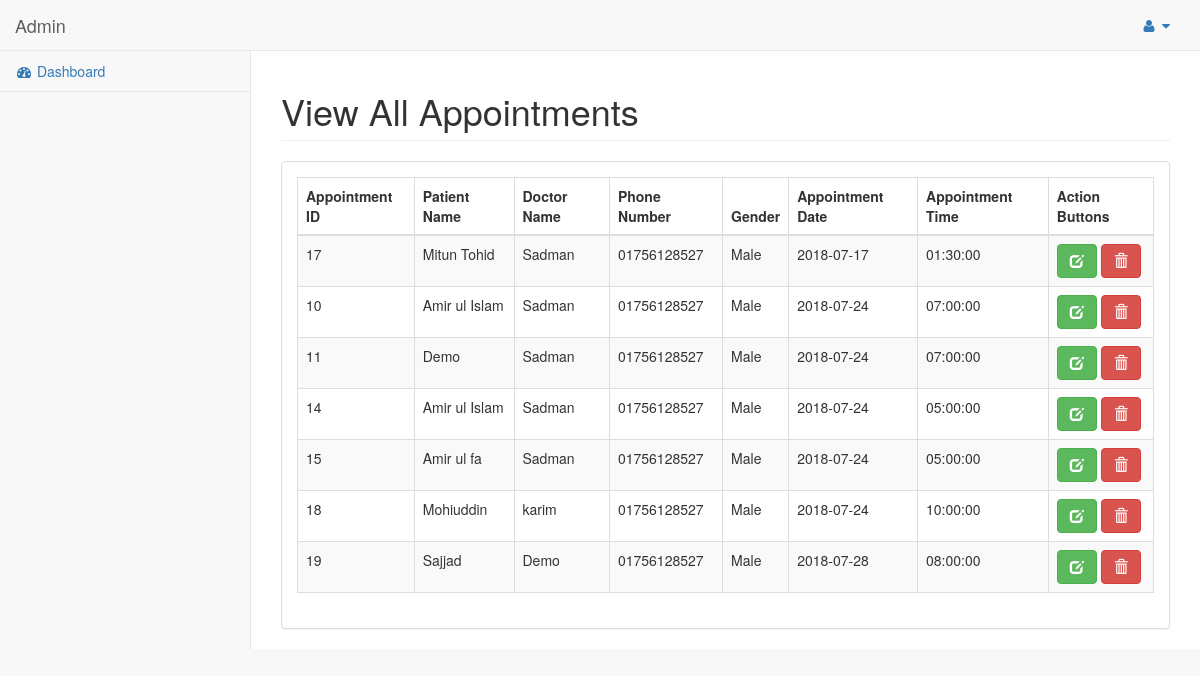
Before: /index.php/appointment/manage_appointment with the older database file.
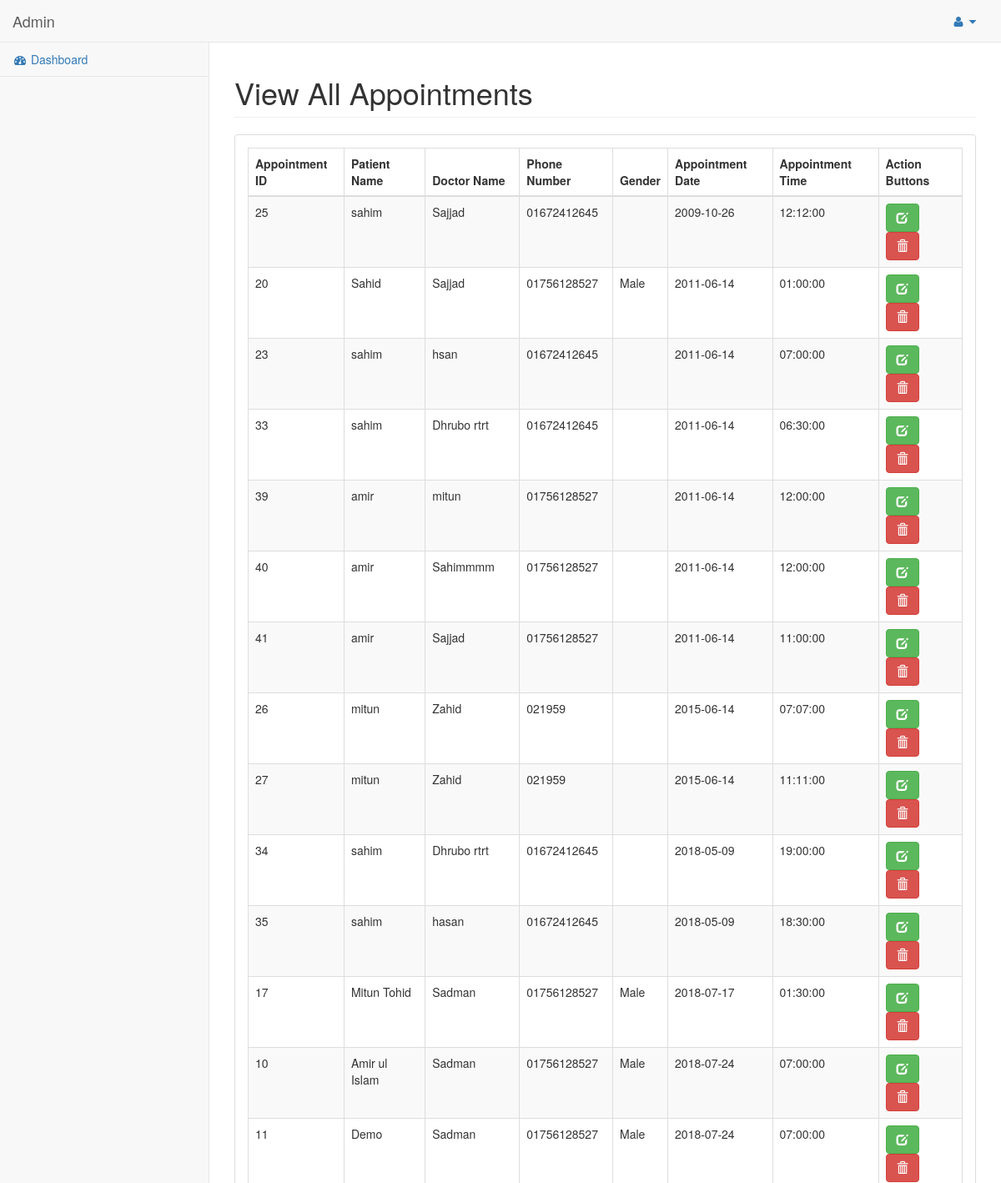
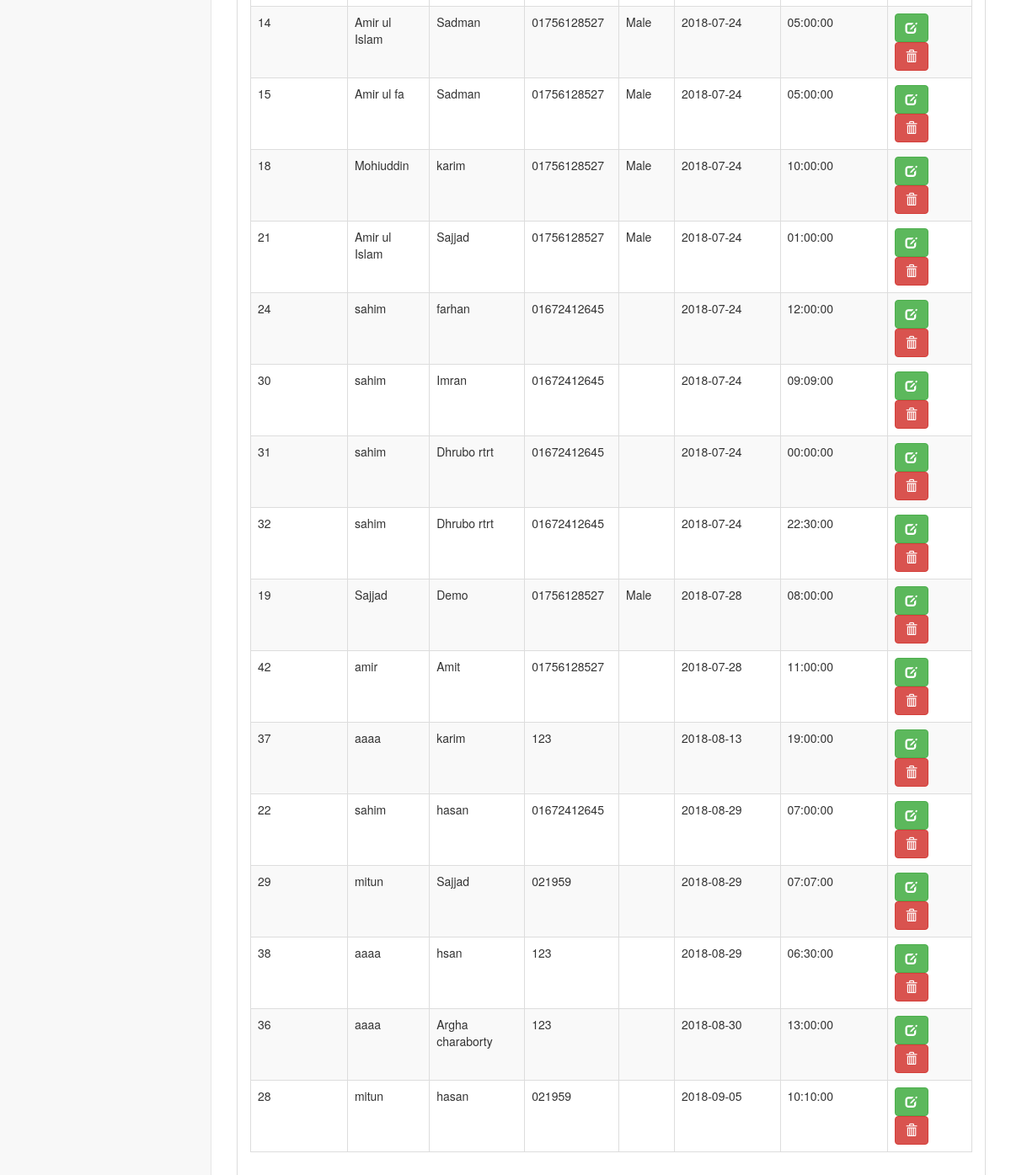
After: the same page with the newer database file (2 pictures, top to bottom).
### tables this page shows
CREATE TABLE `tbl_appointment` (
  `appointment_id` int(11) NOT NULL,
  `doc_id` int(11) NOT NULL,
  `patient_id` int(11) NOT NULL,
  `patient_name` varchar(255) NOT NULL,
  `phone_number` varchar(100) NOT NULL,
  `gender` varchar(50) NOT NULL,
  `appointment_date` date NOT NULL,
  `appointment_time` time NOT NULL
);

CREATE TABLE `tbl_doctor` (
  `doc_id` int(11) NOT NULL,
  `hospital_id` int(11) NOT NULL,
  `doc_name` varchar(255) NOT NULL,
  `doc_image` text NOT NULL,
  `doc_email` varchar(255) NOT NULL,
  `doc_password` varchar(255) NOT NULL,
  `doc_mobile_no` varchar(16) NOT NULL,
  `doc_qualification` varchar(255) NOT NULL,
  `doc_designation` varchar(255) NOT NULL,
  `doc_category` varchar(255) NOT NULL,
  `doc_birth_date` date NOT NULL,
  `doc_join_date` date NOT NULL,
  `doc_chamber` varchar(255) NOT NULL,
  `doc_fee` int(100) NOT NULL,
  `doc_status` tinyint(3) NOT NULL
);

### application/controllers/Appointment.php (called while the page is built, shortened)
<?php
class Appointment extends CI_Controller
{
    public function __construct()
    {
        $this->load->model('appointment_model');
    }
    public function manage_appointment()
    {
        $data = array();
        $data['app_data'] = $this->appointment_model->select_all_appointments();
        $data['dashboard'] = $this->load->view('admin/admin_pages/manage_appointment_form', $data, true);
        $this->load->view('admin/admin_master', $data);
    }
}

### index.php (called while the page is built, shortened)
<?php
require_once BASEPATH.'core/CodeIgniter.php';

### application/models/Appointment_model.php (called while the page is built, shortened)
<?php
class Appointment_model extends CI_Model
{
    public function select_all_appointments()
    {
        $result = $this->db->select('*')
            ->from('tbl_appointment')
            ->order_by('appointment_date asc', 'appointment_time desc')
            ->get()
            ->result();
        return $result;
    }
}

### application/models/Doctor_model.php (called while the page is built, shortened)
<?php
class Doctor_model extends CI_Model
{
    public function get_doctor_record_for_image($doc_image)
    {
        return $this->db->where('doc_id', $doc_image)->get('tbl_doctor')->row();
    }
}

### application/views/admin/admin_pages/manage_appointment_form.php (the view, shortened to what this page needs)
<div class="row">
    <div class="col-lg-12">
        <h1 class="page-header">View All Appointments</h1>
    </div>
</div>
<div class="row">
    <div class="col-lg-12">
        <div class="panel panel-default">
            <div class="panel-body">
                <table width="100%" class="table table-striped table-bordered table-hover" id="dataTables-example">
                    <thead>
                    <tr>
                        <th>Appointment ID</th>
                        <th>Patient Name</th>
                        <th>Doctor Name</th>
                        <th>Phone Number</th>
                        <th>Gender</th>
                        <th>Appointment Date</th>
                        <th>Appointment Time</th>
                        <th>Action Buttons</th>
                    </tr>
                    </thead>
                    <tbody>
                    <?php
                    foreach ($app_data as $v_app) {
                        $doc_name = $this->doctor_model->get_doctor_record_for_image($v_app->doc_id);
                        ?>
                        <tr>
                            <td><?php echo $v_app->appointment_id ?></td>
                            <td><?php echo $v_app->patient_name ?></td>
                            <td><?php echo $doc_name->doc_name ?></td>
                            <td><?php echo $v_app->phone_number ?></td>
                            <td><?php echo $v_app->gender ?></td>
                            <td><?php echo $v_app->appointment_date ?></td>
                            <td><?php echo $v_app->appointment_time ?></td>
                            <td>
                                <a href="<?php echo base_url("appointment/edi_appointment/$v_app->appointment_id") ?>"
                                   class="btn btn-success" title="Edit"><span
                                            class="glyphicon glyphicon-edit"></span></a>
                                <a href="<?php echo base_url("appointment/delete_appointment/$v_app->appointment_id") ?>"
                                   class="btn btn-danger" title="Delete"
                                   onclick="return confirm('Are you sure want to delete!!')"><span
                                            class="glyphicon glyphicon-trash"></span></a>
                            </td>
                        </tr>
                    <?php } ?>
                    </tbody>
                </table>
            </div>
        </div>
    </div>
</div>

### application/views/admin/admin_master.php (shortened to what this page needs)
<!DOCTYPE html>
<html lang="en">
<head>
    <link href="<?php echo base_url()?>asset/admin_asset/vendor/bootstrap/css/bootstrap.min.css" rel="stylesheet">
    <link href="<?php echo base_url()?>asset/admin_asset/vendor/metisMenu/metisMenu.min.css" rel="stylesheet">
    <link rel="stylesheet" href="<?php echo base_url()?>asset/admin_asset/datepicker/css/bootstrap-datepicker3.css">
    <link rel="stylesheet" href="<?php echo base_url()?>asset/timepicker/jquery.timepicker.min.css">
    <link href="<?php echo base_url()?>asset/admin_asset/vendor/datatables-plugins/dataTables.bootstrap.css" rel="stylesheet">
    <link href="<?php echo base_url()?>asset/admin_asset/vendor/datatables-responsive/dataTables.responsive.css" rel="stylesheet">
    <link href="<?php echo base_url()?>asset/admin_asset/dist/css/sb-admin-2.css" rel="stylesheet">
    <link href="<?php echo base_url()?>asset/admin_asset/vendor/morrisjs/morris.css" rel="stylesheet">
    <link href="<?php echo base_url()?>asset/css/star-rating-svg.css" rel="stylesheet">
    <link href="<?php echo base_url()?>asset/admin_asset/vendor/font-awesome/css/font-awesome.min.css" rel="stylesheet" type="text/css">
</head>
<body>
<div id="wrapper">
    <nav class="navbar navbar-default navbar-static-top" role="navigation" style="margin-bottom: 0">
        <div class="navbar-header">
            <a class="navbar-brand" href="<?php echo base_url('admin-dashboard')?>"> Admin </a>
        </div>
        <ul class="nav navbar-top-links navbar-right">
            <li class="dropdown">
                <a class="dropdown-toggle" data-toggle="dropdown" href="#">
                    <i class="fa fa-user fa-fw"></i> <i class="fa fa-caret-down"></i>
                </a>
            </li>
        </ul>
        <div class="navbar-default sidebar" role="navigation">
            <div class="sidebar-nav navbar-collapse">
                <ul class="nav" id="side-menu">
                    <li>
                        <a href="<?php echo base_url('admin-dashboard')?>"><i class="fa fa-dashboard fa-fw"></i> Dashboard</a>
                    </li>
                </ul>
            </div>
        </div>
    </nav>
    <div id="page-wrapper">
    <?php echo $dashboard?>
    </div>
</div>
</body>
</html>

Changed rows visible on the page:
added tbl_appointment: appointment_id "25", patient_name "sahim", doc.doc_name "Sajjad", phone_number "01672412645", appointment_date "2009-10-26", appointment_time "12:12:00"
added tbl_appointment: appointment_id "20", patient_name "Sahid", doc.doc_name "Sajjad", phone_number "01756128527", gender "Male", appointment_date "2011-06-14", appointment_time "01:00:00"
added tbl_appointment: appointment_id "23", patient_name "sahim", doc.doc_name "hsan", phone_number "01672412645", appointment_date "2011-06-14", appointment_time "07:00:00"
added tbl_appointment: appointment_id "33", patient_name "sahim", doc.doc_name "Dhrubo rtrt", phone_number "01672412645", appointment_date "2011-06-14", appointment_time "06:30:00"
added tbl_appointment: appointment_id "39", patient_name "amir", doc.doc_name "mitun", phone_number "01756128527", appointment_date "2011-06-14", appointment_time "12:00:00"
added tbl_appointment: appointment_id "40", patient_name "amir", doc.doc_name "Sahimmmm", phone_number "01756128527", appointment_date "2011-06-14", appointment_time "12:00:00"
added tbl_appointment: appointment_id "41", patient_name "amir", doc.doc_name "Sajjad", phone_number "01756128527", appointment_date "2011-06-14", appointment_time "11:00:00"
added tbl_appointment: appointment_id "26", patient_name "mitun", doc.doc_name "Zahid", phone_number "021959", appointment_date "2015-06-14", appointment_time "07:07:00"
added tbl_appointment: appointment_id "27", patient_name "mitun", doc.doc_name "Zahid", phone_number "021959", appointment_date "2015-06-14", appointment_time "11:11:00"
added tbl_appointment: appointment_id "34", patient_name "sahim", doc.doc_name "Dhrubo rtrt", phone_number "01672412645", appointment_date "2018-05-09", appointment_time "19:00:00"
added tbl_appointment: appointment_id "35", patient_name "sahim", doc.doc_name "hasan", phone_number "01672412645", appointment_date "2018-05-09", appointment_time "18:30:00"
added tbl_appointment: appointment_id "21", patient_name "Amir ul Islam", doc.doc_name "Sajjad", phone_number "01756128527", gender "Male", appointment_date "2018-07-24", appointment_time "01:00:00"
added tbl_appointment: appointment_id "24", patient_name "sahim", doc.doc_name "farhan", phone_number "01672412645", appointment_date "2018-07-24", appointment_time "12:00:00"
added tbl_appointment: appointment_id "30", patient_name "sahim", doc.doc_name "Imran", phone_number "01672412645", appointment_date "2018-07-24", appointment_time "09:09:00"
added tbl_appointment: appointment_id "31", patient_name "sahim", doc.doc_name "Dhrubo rtrt", phone_number "01672412645", appointment_date "2018-07-24", appointment_time "00:00:00"
added tbl_appointment: appointment_id "32", patient_name "sahim", doc.doc_name "Dhrubo rtrt", phone_number "01672412645", appointment_date "2018-07-24", appointment_time "22:30:00"
added tbl_appointment: appointment_id "42", patient_name "amir", doc.doc_name "Amit", phone_number "01756128527", appointment_date "2018-07-28", appointment_time "11:00:00"
added tbl_appointment: appointment_id "37", patient_name "aaaa", doc.doc_name "karim", phone_number "123", appointment_date "2018-08-13", appointment_time "19:00:00"
added tbl_appointment: appointment_id "22", patient_name "sahim", doc.doc_name "hasan", phone_number "01672412645", appointment_date "2018-08-29", appointment_time "07:00:00"
added tbl_appointment: appointment_id "29", patient_name "mitun", doc.doc_name "Sajjad", phone_number "021959", appointment_date "2018-08-29", appointment_time "07:07:00"
added tbl_appointment: appointment_id "38", patient_name "aaaa", doc.doc_name "hsan", phone_number "123", appointment_date "2018-08-29", appointment_time "06:30:00"
added tbl_appointment: appointment_id "36", patient_name "aaaa", doc.doc_name "Argha charaborty", phone_number "123", appointment_date "2018-08-30", appointment_time "13:00:00"
added tbl_appointment: appointment_id "28", patient_name "mitun", doc.doc_name "hasan", phone_number "021959", appointment_date "2018-09-05", appointment_time "10:10:00"
